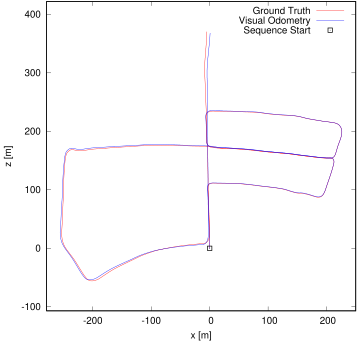

Reproduce this figure in gnuplot.
set term postscript eps enhanced color
set output "05.eps"
set size ratio -1
set xrange [-279:250]
set yrange [-107:422]
set xlabel "x [m]"
set ylabel "z [m]"
plot "05.txt" using 1:2 lc rgb "#FF0000" title 'Ground Truth' w lines,"05.txt" using 3:4 lc rgb "#0000FF" title 'Visual Odometry' w lines,"< head -1 05.txt" using 1:2 lc rgb "#000000" pt 4 ps 1 lw 2 title 'Sequence Start' w points
